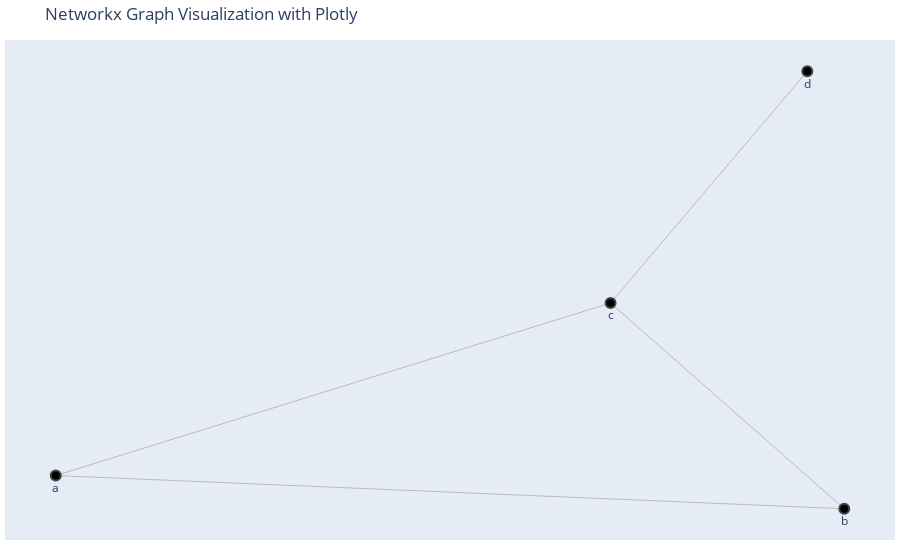

The notebook cell this image was saved under:
### Markdown cell above
### An advance example using data visualization

### Code cell
import plotly.graph_objects as go

pos = nx.spring_layout(G)
edge_x = []
edge_y = []

for edge in G.edges():
    x0, y0 = pos[edge[0]]
    x1, y1 = pos[edge[1]]
    edge_x += [x0, x1, None]
    edge_y += [y0, y1, None]

edge_trace = go.Scatter(x=edge_x, y=edge_y,
                        line=dict(width=0.5, color="#888"),
                        hoverinfo="none",
                        mode="lines")

node_x = [pos[node][0] for node in G.nodes()]
node_y = [pos[node][1] for node in G.nodes()]

node_trace = go.Scatter(x=node_x, y=node_y,
                        mode="markers+text",
                        text=list(G.nodes()),
                        textposition="bottom center",
                        hoverinfo="text",
                        marker=dict(showscale=False,
                                    colorscale='YlGnBu',
                                    reversescale=True,
                                    color=[],
                                    size=10,line=dict(width=2))
                        )

fig = go.Figure(data=[edge_trace, node_trace],
                layout=go.Layout(
                    title="Networkx Graph Visualization with Plotly",
                    showlegend=False,
                    hovermode='closest',
                    margin=dict(b=20, l=5, r=5, t=40),
                    xaxis=dict(showgrid=False, 
                               zeroline=False, 
                               showticklabels=False),
                    yaxis=dict(showgrid=False,
                               zeroline=False,
                               showticklabels=False)
                    )
                )
fig.show()

### Figure 1 — Plotly figure (JSON) as saved in the notebook; plotly's stock layout.template omitted (floating-point values rounded to 4 significant figures)
{"data": [{"hoverinfo": "none", "line": {"color": "#888", "width": 0.5}, "mode": "lines", "type": "scatter", "x": [-0.4346, 0.2197, null, -0.4346, 0.02581, null, 0.2197, 0.02581, null, 0.02581, 0.1891, null], "y": [-0.5064, -0.6301, null, -0.5064, 0.1365, null, -0.6301, 0.1365, null, 0.1365, 1, null]}, {"hoverinfo": "text", "marker": {"color": [], "colorscale": [[0, "rgb(255,255,217)"], [0.125, "rgb(237,248,177)"], [0.25, "rgb(199,233,180)"], [0.375, "rgb(127,205,187)"], [0.5, "rgb(65,182,196)"], [0.625, "rgb(29,145,192)"], [0.75, "rgb(34,94,168)"], [0.875, "rgb(37,52,148)"], [1, "rgb(8,29,88)"]], "line": {"width": 2}, "reversescale": true, "showscale": false, "size": 10}, "mode": "markers+text", "text": ["a", "b", "c", "d"], "textposition": "bottom center", "type": "scatter", "x": [-0.4346, 0.2197, 0.02581, 0.1891], "y": [-0.5064, -0.6301, 0.1365, 1]}], "layout": {"hovermode": "closest", "margin": {"b": 20, "l": 5, "r": 5, "t": 40}, "showlegend": false, "title": {"text": "Networkx Graph Visualization with Plotly"}, "xaxis": {"showgrid": false, "showticklabels": false, "zeroline": false}, "yaxis": {"showgrid": false, "showticklabels": false, "zeroline": false}}}
